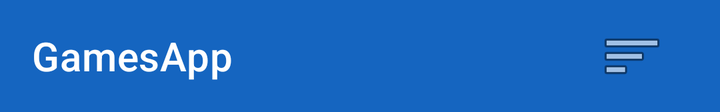
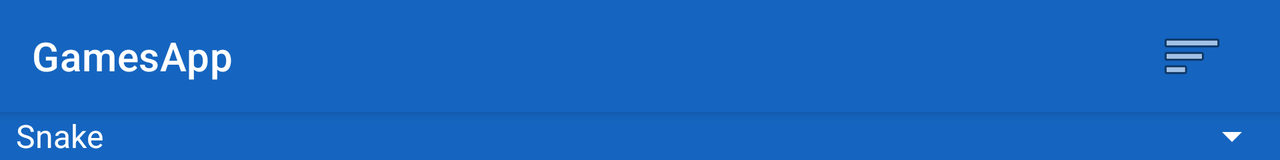

The same Android screen from two of the app's own layout files: first res/layout/ as a phone draws it, then the repository's variant for another configuration, drawn on a device whose configuration selects that folder. Both files follow.
<!-- AndroidManifest.xml: application theme AppTheme -->
<!-- res/layout/activity_ranking.xml -->
<?xml version="1.0" encoding="utf-8"?>
<androidx.constraintlayout.widget.ConstraintLayout xmlns:android="http://schemas.android.com/apk/res/android"
    xmlns:app="http://schemas.android.com/apk/res-auto"
    xmlns:tools="http://schemas.android.com/tools"
    android:layout_width="match_parent"
    android:layout_height="wrap_content"
    android:layout_gravity="clip_vertical"
    android:requiresFadingEdge="vertical">

    <com.google.android.material.appbar.AppBarLayout
        android:id="@+id/appBarLayout"
        android:layout_width="match_parent"
        android:layout_height="wrap_content"
        android:theme="@style/AppTheme.AppBarOverlay"
        app:layout_constraintTop_toTopOf="parent">

        <include
            android:id="@+id/tb"
            layout="@layout/toolbar"
            android:layout_width="match_parent"
            android:layout_height="wrap_content" />
    </com.google.android.material.appbar.AppBarLayout>


    <TextView
        android:id="@+id/rankingView"
        android:layout_width="wrap_content"
        android:layout_height="wrap_content"
        android:layout_marginBottom="300dp"
        android:text="@string/action_settings"
        android:visibility="gone"
        app:layout_constraintBottom_toBottomOf="parent"
        app:layout_constraintEnd_toEndOf="parent"
        app:layout_constraintStart_toStartOf="parent"
        app:layout_constraintTop_toTopOf="parent" />

    <ListView
        android:id="@+id/rankList"
        android:layout_width="417dp"
        android:layout_height="wrap_content"
        app:layout_constraintStart_toStartOf="parent"
        app:layout_constraintTop_toBottomOf="@+id/appBarLayout" />
</androidx.constraintlayout.widget.ConstraintLayout>
<!-- res/layout/toolbar.xml (included above) -->
<?xml version="1.0" encoding="utf-8"?>
<androidx.appcompat.widget.Toolbar xmlns:android="http://schemas.android.com/apk/res/android"
    xmlns:app="http://schemas.android.com/apk/res-auto"
    xmlns:tools="http://schemas.android.com/tools"
    android:id="@+id/toolbar"
    android:layout_width="match_parent"
    android:layout_height="wrap_content"
    android:background="@color/primaryColor"
    android:elevation="4dp"
    android:minHeight="?attr/actionBarSize"
    android:padding="4dp"
    android:theme="?attr/actionBarTheme"
    app:layout_constraintStart_toStartOf="parent"
    app:layout_constraintTop_toTopOf="parent"
    app:subtitleTextColor="@android:color/white"
    app:title="@string/title_activity_launcher"
    app:titleTextColor="@android:color/white">

    <ImageButton
        android:id="@+id/button_play"
        android:layout_width="wrap_content"
        android:layout_height="wrap_content"
        android:layout_gravity="right"
        android:layout_marginRight="24dp"
        android:background="@null"
        android:contentDescription="bello"
        android:src="@android:drawable/ic_menu_sort_by_size"
        tools:ignore="HardcodedText,RtlHardcoded"
        android:onClick="login"/>

</androidx.appcompat.widget.Toolbar>
<!-- resources referenced by this layout -->
<resources>
  <color name="primaryColor">#1565c0</color>
  <string name="action_settings" translatable="false">Play</string>
  <string name="title_activity_launcher">GamesApp</string>
  <style name="AppTheme.AppBarOverlay" parent="ThemeOverlay.AppCompat.Dark.ActionBar" />
  <style name="AppTheme" parent="Theme.MaterialComponents.Light.NoActionBar">
          
          <item name="colorPrimary">@color/primaryColor</item>
          <item name="colorPrimaryDark">@color/primaryDarkColor</item>
          <item name="colorAccent">@color/secondaryColor</item>
          <item name="android:textColorPrimary">@color/black</item>
      </style>
  <color name="primaryDarkColor">#003c8f</color>
  <color name="secondaryColor">#FF9800</color>
  <color name="black">#000000</color>
</resources>
<!-- res/layout-land/activity_ranking.xml (the repository's variant of the layout above) -->
<!-- drawn on the phone turned sideways -->
<?xml version="1.0" encoding="utf-8"?>
<androidx.constraintlayout.widget.ConstraintLayout xmlns:android="http://schemas.android.com/apk/res/android"
    xmlns:app="http://schemas.android.com/apk/res-auto"
    xmlns:tools="http://schemas.android.com/tools"
    android:layout_width="match_parent"
    android:layout_height="wrap_content"
    android:layout_gravity="clip_vertical"
    android:requiresFadingEdge="vertical">

    <com.google.android.material.appbar.AppBarLayout
        android:id="@+id/appBarLayout"
        android:layout_width="match_parent"
        android:layout_height="wrap_content"
        android:theme="@style/AppTheme.AppBarOverlay"
        app:layout_constraintTop_toTopOf="parent">

        <include
            android:id="@+id/tb"
            layout="@layout/toolbar"
            android:layout_width="match_parent"
            android:layout_height="wrap_content" />

        <Spinner
            android:id="@+id/spinnerGames"
            android:layout_width="fill_parent"
            android:layout_height="fill_parent"
            android:layout_centerHorizontal="true"
            android:entries="@array/games" />
    </com.google.android.material.appbar.AppBarLayout>

    <TextView
        android:id="@+id/rankingView"
        android:layout_width="wrap_content"
        android:layout_height="wrap_content"
        android:layout_marginBottom="300dp"
        android:text="@string/action_settings"
        android:visibility="gone"
        app:layout_constraintBottom_toBottomOf="parent"
        app:layout_constraintEnd_toEndOf="parent"
        app:layout_constraintStart_toStartOf="parent"
        app:layout_constraintTop_toTopOf="parent" />

    <ListView
        android:id="@+id/rankList"
        android:layout_width="match_parent"
        android:layout_height="wrap_content"
        app:layout_constraintStart_toStartOf="parent"
        app:layout_constraintTop_toBottomOf="@id/appBarLayout" />
</androidx.constraintlayout.widget.ConstraintLayout>
<!-- resources referenced by the variant -->
<!-- as the phone turned sideways resolves them -->
<resources>
  <string-array name="games">
          <item>Snake</item>
          <item>Minesweeper</item>
          <item>Math Game</item>
          <item>Flag Quiz</item>
      </string-array>
  <color name="primaryColor">#1565c0</color>
  <string name="action_settings" translatable="false">Play</string>
  <string name="title_activity_launcher">GamesApp</string>
  <style name="AppTheme.AppBarOverlay" parent="ThemeOverlay.AppCompat.Dark.ActionBar" />
  <style name="AppTheme" parent="Theme.MaterialComponents.Light.NoActionBar">
          
          <item name="colorPrimary">@color/primaryColor</item>
          <item name="colorPrimaryDark">@color/primaryDarkColor</item>
          <item name="colorAccent">@color/secondaryColor</item>
          <item name="android:textColorPrimary">@color/black</item>
      </style>
  <color name="primaryDarkColor">#003c8f</color>
  <color name="secondaryColor">#FF9800</color>
  <color name="black">#000000</color>
</resources>
